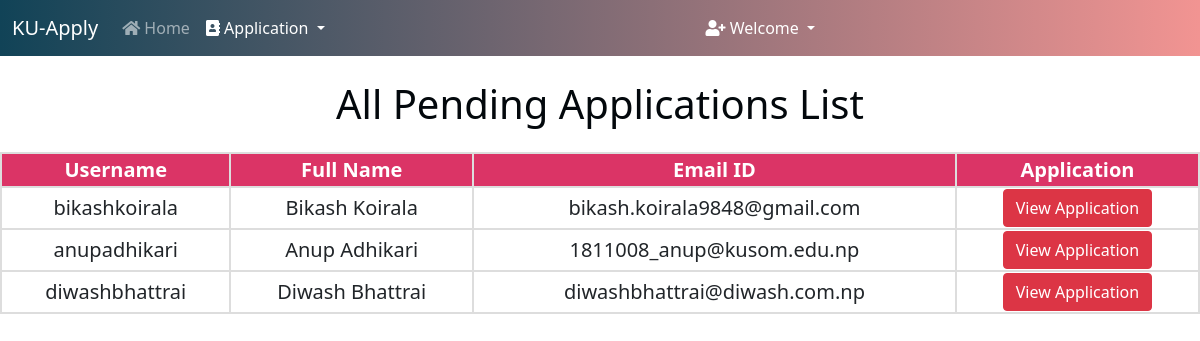
Page /pending_applications/ (signed in) on the earlier database version.
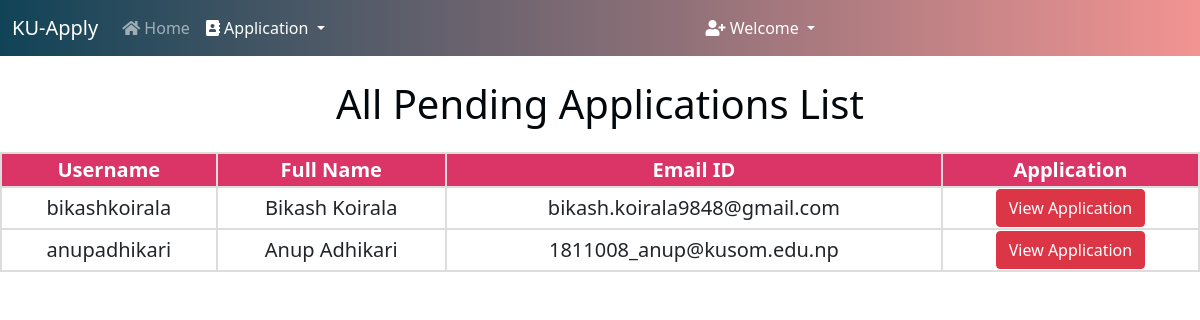
Same page on the later database version.
### college/models.py (models this page shows, shortened)
class Application(models.Model):
    COURSES = (
    ('Bachelor of Business Information Systems', 'Bachelor of Business Information Systems'),
    ('Bachelor of Business Adminstration', 'Bachelor of Business Adminstration'),
    )
    STATUS = (
        ('Approved', 'Approved'),
        ('Pending', 'Pending'),
        ('Rejected', 'Rejected'),
    )
    user = models.OneToOneField(User, on_delete=models.CASCADE, blank=True, null=True)
    course = models.CharField(max_length=100, choices= COURSES)
    name = models.CharField(max_length=200)
    email = models.CharField(max_length=200)
    phone_no = models.CharField(max_length=200)
    address = models.TextField(max_length=200)
    student_profile = models.ImageField(upload_to="images")
    voucher = models.ImageField(upload_to="images", null=True)
    SLC_passing_certificate = models.ImageField(upload_to="images", null=True)
    SLC_percentage = models.DecimalField(max_digits=4, decimal_places=2, null=True)
    SLC_marksheet = models.ImageField(upload_to="images", null=True)
    SLC_passing_certificate = models.ImageField(upload_to="images", null=True)
    SLC_leaving_certificate = models.ImageField(upload_to="images", null=True)
    high_percentage = models.DecimalField(max_digits=4, decimal_places=2, null=True)
    high_marksheet = models.ImageField(upload_to="images", null=True)
    high_passing_certificate = models.ImageField(upload_to="images", null=True)
    high_leaving_certificate = models.ImageField(upload_to="images", null=True)
    Application_Status = models.TextField(max_length=100, choices=STATUS, default="Pending")
    message = models.TextField(max_length=100, default="", null=True, blank=True)

### college/views.py (the view)
# urls.py: path("pending_applications/", views.pending_applications, name="pending_applications"),
def pending_applications(request):
    if not request.user.is_superuser:
        return redirect("/login")
    pending = Application.objects.filter(Application_Status="Pending")
    return render(request, "pending_applications.html", {'pending':pending})

### college/templates/pending_applications.html (shortened to what this page needs)
{% extends 'admin.html' %}
    {% block body %}
    <h1 class="mt-4">All Pending Applications List</h1>
    <div class="users-table mt-4">
    <table>
        <tbody>
            <tr>
                <th>Username</th>
                <th>Full Name</th>
                <th>Email ID</th>
                <th>Application</th>
            </tr>
            {% for i in pending %}
            <tr>
                <td>{{i.user}}</td>
                <td>{{i.name}}</td>
                <td>{{i.email}}</td>
                <td><a href="/student_application/{{i.id}}/" class="btn btn-danger">View Application</a></td>
            </tr>
            {% endfor %}
        </tbody>
    </table>
    {% endblock %}

Differences in the rows shown:
no longer on this page (row edited): Application: user "diwashbhattrai", name "Diwash Bhattrai", email "diwashbhattrai@diwash.com.np"
